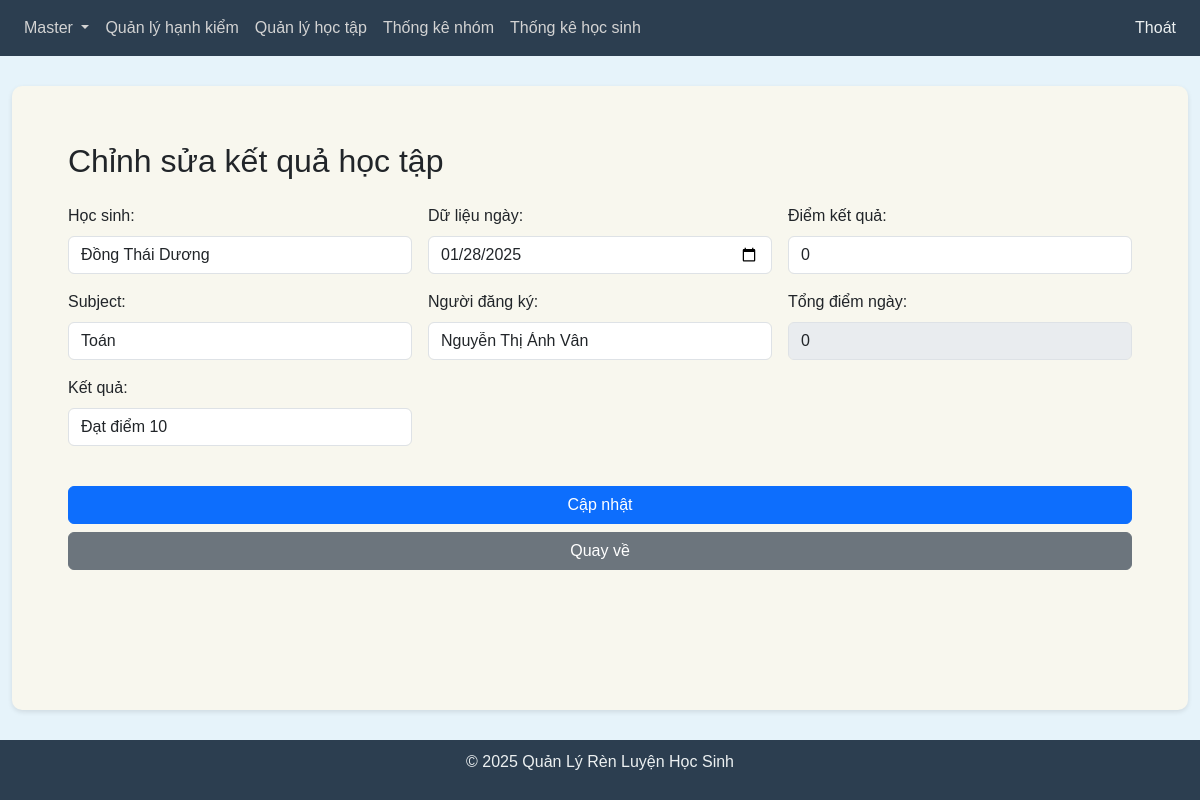
Before: /subjects/user_subjects/edit/595 (signed in) with the older database file.
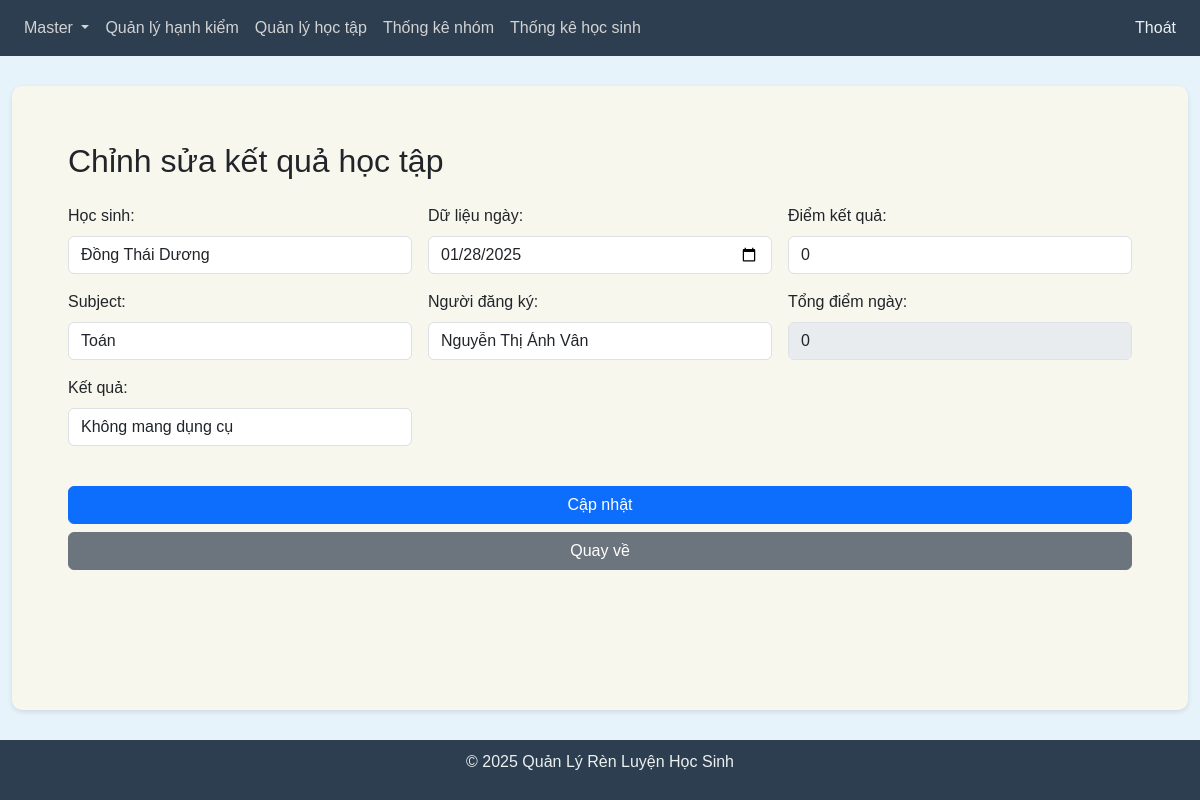
After: the same page with the newer database file.
### tables this page shows
CREATE TABLE User_Subjects (
                id INTEGER PRIMARY KEY AUTOINCREMENT,
                user_id INTEGER NOT NULL,
                subject_id INTEGER NOT NULL,
                criteria_id INTEGER,
                registered_date TEXT,
                total_points INTEGER,
                entry_date TEXT DEFAULT CURRENT_TIMESTAMP,
                entered_by TEXT,
                is_deleted BOOLEAN DEFAULT 0,
                FOREIGN KEY (user_id) REFERENCES Users(id),
                FOREIGN KEY (subject_id) REFERENCES Subjects(id),
                FOREIGN KEY (criteria_id) REFERENCES Criteria(id)
            );

CREATE TABLE Criteria (
                id INTEGER PRIMARY KEY AUTOINCREMENT,
                name TEXT NOT NULL,
                criterion_type BOOLEAN,
                criterion_points INTEGER,
                is_deleted BOOLEAN DEFAULT 0
            );

CREATE TABLE Users (
                id INTEGER PRIMARY KEY AUTOINCREMENT,
                name TEXT NOT NULL,
                username TEXT NOT NULL UNIQUE,
                password TEXT NOT NULL,
                class_id INTEGER,
                group_id INTEGER,
                role_id INTEGER,
                is_deleted BOOLEAN DEFAULT 0,
                FOREIGN KEY (class_id) REFERENCES Classes(id),
                FOREIGN KEY (role_id) REFERENCES Roles(id),
                FOREIGN KEY (group_id) REFERENCES Groups(id)
            );

CREATE TABLE Subjects (
                id INTEGER PRIMARY KEY AUTOINCREMENT,
                name TEXT NOT NULL,
                is_deleted BOOLEAN DEFAULT 0
            );

### blueprints/user_subjects.py (the view, shortened to what this page needs)
@user_subjects_bp.route('/user_subjects/edit/<int:id>', methods=['GET', 'POST'])
def user_subjects_edit(id):
    if 'user_id' in session:
        sort_by = request.args.get('sort_by', 'registered_date')
        sort_order = request.args.get('sort_order', 'asc')
        date_from = request.args.get('date_from', '')
        date_to = request.args.get('date_to', '')
        selected_users = request.args.getlist('users')
        selected_subjects = request.args.getlist('subjects')
        selected_groups = request.args.getlist('groups')
        select_all_users = request.args.get('select_all_users') == 'on'
        select_all_subjects = request.args.get('select_all_subjects') == 'on'
        select_all_groups = request.args.get('select_all_groups') == 'on'
        record = read_record_by_id('User_Subjects', id,
                                   ['id', 'user_id', 'subject_id', 'criteria_id', 'registered_date', 'total_points', 'entered_by'])
        users = read_all_records('Users', ['id', 'name'])
        subjects = read_all_records('Subjects', ['id', 'name'])
        criteria = read_all_records('Criteria', ['id', 'name'])
        print(f"id: {id}")
        return render_template('user_subjects_edit.html',
                               id=id,  # Thêm dòng này để truyền id vào template
                               record=record,
                               users=users,
                               subjects=subjects,
                               criteria=criteria,
                               sort_by=sort_by,
                               sort_order=sort_order,
                               date_from=date_from,
                               date_to=date_to,
                               selected_users=selected_users,
                               selected_subjects=selected_subjects,
                               selected_groups=selected_groups,
                               select_all_users=select_all_users,
                               select_all_subjects=select_all_subjects,
                               select_all_groups=select_all_groups,
                               is_gvcn=is_user_gvcn())
    return redirect(url_for('auth.login'))

### blueprints/user_subjects.py (called while the page is built)
def is_user_gvcn():
    if 'user_id' in session:
        user = read_record_by_id('Users', session['user_id'])
        role = read_record_by_id('Roles', user[6])
        return role and role[1] == 'GVCN'
    return False

### db_utils.py (called while the page is built)
def connect_db():
    try:
        conn = sqlite3.connect('schoolX.db')
        return conn
    except sqlite3.Error as e:
        return None

def read_all_records(table_name, fields=['*'], condition="is_deleted = 0"):
    try:
        conn = connect_db()
        if conn is None:
            print("Connection is None, cannot read records")
            return None
        cursor = conn.cursor()
        columns = ', '.join(fields)
        sql = f"SELECT {columns} FROM {table_name} WHERE {condition}"
        cursor.execute(sql)
        records = cursor.fetchall()
        print(sql)
        print(f"Read {len(records)} records from {table_name}")
        return records
    except sqlite3.Error as e:
        print(f"Error reading records from {table_name}: {e}")
        return None
    finally:
        if conn:
            conn.close()

### templates/user_subjects_edit.html (shortened to what the changed rows need)
{% extends "base.html" %}
{% block content %}
    <div class="container">
        <h2 class="mt-4 mb-4">Chỉnh sửa kết quả học tập</h2>
        <form method="POST">
            <div class="row g-3">
                <div class="col-12 col-md-4">
                    <div class="form-group">
                        <label for="user_id">Học sinh:</label>
                        <select name="user_id" id="user_id" class="form-control" required onchange="calculateTotalPoints()">
                            {% for user in users %}
                                <option value="{{ user[0] }}" {% if user[0] == record[1] %}selected{% endif %}>
                                    {{ user[1] }}
                                </option>
                            {% endfor %}
                        </select>
                    </div>
                    <div class="form-group mt-3">
                        <label for="subject_id">Subject:</label>
                        <select name="subject_id" id="subject_id" class="form-control" required>
                            {% for subject in subjects %}
                                <option value="{{ subject[0] }}" {% if subject[0] == record[2] %}selected{% endif %}>
                                    {{ subject[1] }}
                                </option>
                            {% endfor %}
                        </select>
                    </div>
                    <div class="form-group mt-3">
                        <label for="criteria_id">Kết quả:</label>
                        <select name="criteria_id" id="criteria_id" class="form-control" onchange="loadCriteriaPoints()">
                            {% for criterion in criteria %}
                                <option value="{{ criterion[0] }}" {% if criterion[0] == record[3] %}selected{% endif %}>
                                    {{ criterion[1] }}
                                </option>
                            {% endfor %}
                        </select>
                    </div>
                </div>
                <div class="col-12 col-md-4">
                    <div class="form-group">
                        <label for="registered_date">Dữ liệu ngày:</label>
                        <input type="date" name="registered_date" id="registered_date" class="form-control" value="{{ record[4] }}" required onchange="calculateTotalPoints()">
                    </div>
                    <div class="form-group mt-3">
                        <label for="entered_by">Người đăng ký:</label>
                        <input type="text" name="entered_by" id="entered_by" class="form-control" value="{{ record[6] }}" required>
                    </div>
                </div>
                <div class="col-12 col-md-4">
                    <div class="form-group">
                        <label for="criteria_points">Điểm kết quả:</label>
                        <input type="number" name="criteria_points" id="criteria_points" class="form-control" value="{{ record[5] }}" onchange="calculateTotalPoints()">
                    </div>
                </div>
            </div>
        </form>
    </div>
{% endblock %}

Changed rows visible on the page:
changed User_Subjects "Nguyễn Thị Ánh Vân": criteria_id "Đạt điểm 10" → "Không mang dụng cụ"
